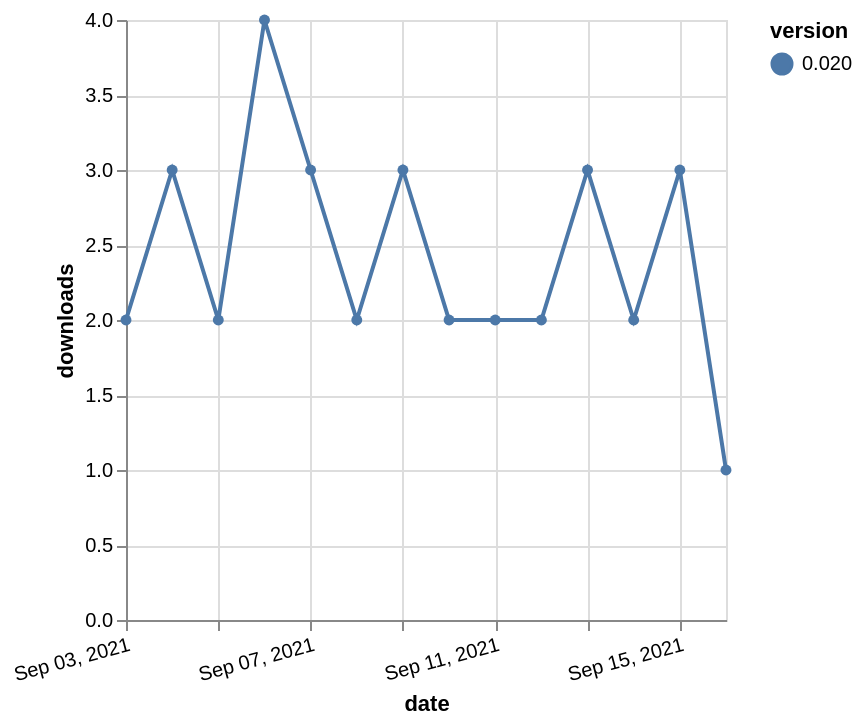

Vega-Lite specification stored for this chart:
### Vega-Lite specification from a JSON file in a GitHub repository (floating-point values rounded to 4 significant figures)
{"$schema": "https://vega.github.io/schema/vega-lite/v5.json", "description": "A simple bar chart with embedded data.", "data": {"values": [{"date": "2021-09-03", "total": 2395, "delta": 2, "version": "0.020"}, {"date": "2021-09-04", "total": 2398, "delta": 3, "version": "0.020"}, {"date": "2021-09-05", "total": 2400, "delta": 2, "version": "0.020"}, {"date": "2021-09-06", "total": 2404, "delta": 4, "version": "0.020"}, {"date": "2021-09-07", "total": 2407, "delta": 3, "version": "0.020"}, {"date": "2021-09-08", "total": 2409, "delta": 2, "version": "0.020"}, {"date": "2021-09-09", "total": 2412, "delta": 3, "version": "0.020"}, {"date": "2021-09-10", "total": 2414, "delta": 2, "version": "0.020"}, {"date": "2021-09-11", "total": 2416, "delta": 2, "version": "0.020"}, {"date": "2021-09-12", "total": 2418, "delta": 2, "version": "0.020"}, {"date": "2021-09-13", "total": 2421, "delta": 3, "version": "0.020"}, {"date": "2021-09-14", "total": 2423, "delta": 2, "version": "0.020"}, {"date": "2021-09-15", "total": 2426, "delta": 3, "version": "0.020"}, {"date": "2021-09-16", "total": 2427, "delta": 1, "version": "0.020"}]}, "width": "container", "mark": {"type": "line", "point": {"filled": true}}, "encoding": {"x": {"field": "date", "type": "temporal", "timeUnit": "yearmonthdate", "title": "date", "axis": {"labelAngle": -15}}, "y": {"field": "delta", "type": "quantitative", "title": "downloads"}, "color": {"field": "version", "type": "nominal"}, "tooltip": {"field": "delta"}}}
